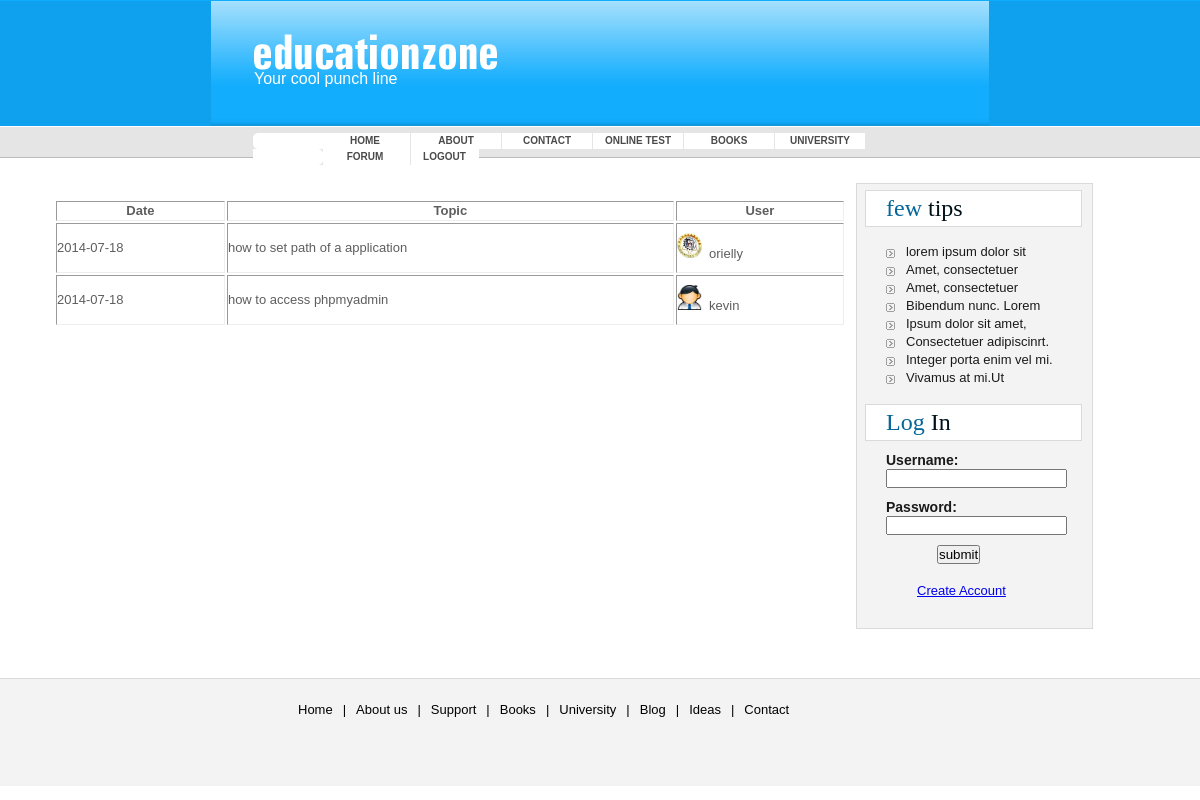
/forum.php, run on the app's committed database.
### tables this page shows
CREATE TABLE IF NOT EXISTS `forum` (
  `fid` int(11) NOT NULL AUTO_INCREMENT,
  `uid` int(11) DEFAULT NULL,
  `question` text,
  `date` date DEFAULT NULL,
  PRIMARY KEY (`fid`)
);

CREATE TABLE IF NOT EXISTS `user` (
  `userid` int(10) NOT NULL AUTO_INCREMENT,
  `username` varchar(20) DEFAULT NULL,
  `password` varchar(20) DEFAULT NULL,
  `city` varchar(20) DEFAULT NULL,
  `phone` bigint(20) DEFAULT NULL,
  `email` varchar(20) DEFAULT NULL,
  `date` date DEFAULT NULL,
  `address` text,
  `picture` varchar(50) DEFAULT NULL,
  `course` varchar(20) DEFAULT NULL,
  `totalMarks` int(10) DEFAULT NULL,
  `marksObt` int(10) DEFAULT NULL,
  `grade` varchar(25) DEFAULT NULL,
  PRIMARY KEY (`userid`)
);

### forum.php (the view, shortened to what this page needs)
<!DOCTYPE html PUBLIC "-//W3C//DTD XHTML 1.0 Transitional//EN" "http://www.w3.org/TR/xhtml1/DTD/xhtml1-transitional.dtd">
<html xmlns="http://www.w3.org/1999/xhtml">
<head>
<link href="style.css" rel="stylesheet" type="text/css" />
</head>
<body>
<?php
 include 'top.php';
 $sql="select * from `forum`";
 $result=mysql_query($sql);
 ?>
<div id="bodyPan" style="width:1100px">
	<div id="bodyLeftPan" style="width:700px">
		<table border="1" style="border:hidden;width:800px">
          <thead>
             <tr><th>Date</th>
             <th>Topic</th>
             <th>User</th></tr>
          </thead>
          <tbody>
           <?php
		     while($row=mysql_fetch_array($result))
			 {
				 $id=$row['uid'];
				 $r=mysql_query("select * from `user` where `userid`='$id'");
				 $ro=mysql_fetch_array($r);
			?>
            <tr height="50px"><td><?=$row['date']?></td>
                 <td><?=$row['question']?></td>
                 <form action="process.php" method="post">
                 <td><img src="admin/<?=$ro['picture']?>" width=25px height=25px/>&nbsp;&nbsp;<?php echo $ro['username'];
					             ?>
								</td>
                                </form>
            <?php
			 }
			 ?>
         </tbody>
        </table>
     </div>
  <div id="bodyRightPan" style="margin-left:70px">
		<h2><span>few</span> tips</h2>
		<ul>
			<li><a href="#">lorem ipsum dolor sit</a> </li>
			<li><a href="#">Amet, consectetuer</a> </li>
			<li><a href="#">Amet, consectetuer</a> </li>
			<li><a href="#">Bibendum nunc. Lorem</a> </li>
			<li><a href="#">Ipsum dolor sit amet, </a> </li>
			<li><a href="#">Consectetuer adipiscinrt.</a> </li>
			<li><a href="#">Integer porta enim vel mi.</a> </li>
			<li><a href="#">Vivamus at mi.Ut</a> </li>
       </ul>
		  <?php
		   if(!isset($_SESSION['u']))
		     include 'login.php';
			 else
			  include 'afterlogin.php';
		  ?>
 </div>
</div>
<div id="footermainPan">
	<div id="footerPan">
		<ul>
			<li><a href="#">Home</a>| </li>
			<li><a href="#">About us</a>| </li>
			<li><a href="#">Support</a>| </li>
			<li><a href="#">Books</a>| </li>
			<li><a href="#">University</a>| </li>
			<li><a href="#">Blog</a>| </li>
			<li><a href="#">Ideas</a>| </li>
			<li><a href="#">Contact</a> </li>
		</ul>
	</div>
</div>
</body>
</html>

### style.css (style rules this page uses)
* { margin:0;padding:0 }
body { padding:0;margin:0;background:url(images/mainbg.gif) 0 0 repeat-x #fff;color:#5E5E5E;font:13px/18px Arial,Helvetica,sans-serif }
div, p, ul, h2, h3, img { padding:0;margin:0 }
ul { list-style-type:none }
#bodyPan { width:683px;position:relative;margin:0 auto;padding:25px 0 0 }
#bodyLeftPan { width:410px;float:left;padding:12px 36px 0 0 }
#bodyLeftPan table { border-bottom:1px solid blue;border-left:1px solid blue;border-top:1px solid blue;padding:4px }
#bodyRightPan { width:235px;float:left;border:1px solid #DADADA;background:#F3F3F3;color:#1A1A1A;padding:0 0 28px }
#bodyRightPan h2 { width:195px;height:35px;display:block;border:1px solid #DADADA;background:#fff;color:#00111A;font:24px/34px Georgia, "Times New Roman", Times, serif;margin:6px 8px 16px;padding:0 0 0 20px }
#bodyRightPan h2 span { background:#fff;color:#046598 }
#bodyRightPan ul { width:180px;margin:0 0 17px 29px }
#bodyRightPan ul li { width:180px;height:18px }
#bodyRightPan ul li a { width:160px;height:18px;display:block;background:url(images/button.gif) 0 6px no-repeat #F3F3F3;color:#1A1A1A;text-decoration:none;padding:0 0 0 20px }
#footermainPan { height:85px;background:url(images/footerbg.gif) 0 0 repeat-x #fff;color:#010101;clear:both;padding:72px 0 0 }
#footerPan { width:683px;position:relative;margin:0 auto;font-family:"Trebuchet MS",Arial,Helvetica,sans-serif }
#footerPan ul { width:624px;position:relative;margin:0 auto }
#footerPan li { float:left }
#footerPan ul li a { padding:0 10px 0;color:#010101;background:#F3F3F3;text-decoration:none }

### data on the page
forum: date "2014-07-18", question "how to set path of a application", user.picture (picture), user.username "orielly"
forum: date "2014-07-18", question "how to access phpmyadmin", user.picture (picture), user.username "kevin"
